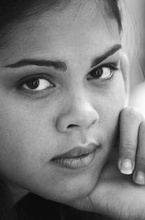
%> input picture 180050038_180050091_203050010_projectImageQuilting/input/transfer/girl.jpg, 145 x 220 px, shrunk from 366 x 554 before the run
$ octave texture_transfer.m   (GNU Octave 9; MATLAB toolbox functions it lacks are replaced by stand-ins)
%> lines starting %> are read from the running program, lines starting %| are printed output that depends on the picture
tran_img = im2double(imread('../input/transfer/girl.jpg'));
%> tran_img: size 220x145x3 double; min 0.0314, max 1, mean 0.49
img = im2double(imread('../input/transfer/fabric.jpg'));
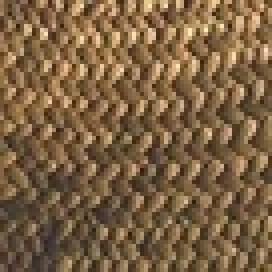
%> input picture 180050038_180050091_203050010_projectImageQuilting/input/transfer/fabric.jpg, 68 x 68 px, shrunk from 170 x 170 before the run (shown 4 times larger)

width = 9;
overlap = 3;
iterations = 2;

inp_texture = rgb2gray(img);
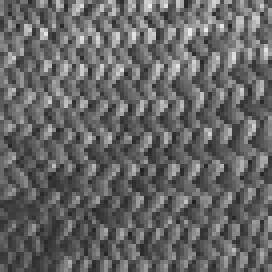
%> inp_texture: size 68x68 double (shown 4 times larger); min 0.129, max 0.923, mean 0.399
tran_texture = rgb2gray(tran_img);
imshow(img);figure;imshow(tran_img);
for iter = 1:iterations

	[m,n] = size(tran_texture);
    out_texture = zeros(m,n);
	out_img = zeros(m,n,3);
	block_len = width+overlap;
    param = 0.4+0.06*(iter-1)/(iterations-1);
%     param=0.1;
	%intialisation
	tran_block = tran_texture(1:block_len,1:block_len);
    first_block = inp_texture(1:block_len,1:block_len);
    sq_tran = conv2(first_block.*first_block,rot90(ones(block_len),2),'valid');
    second_part = 2*conv2(first_block,rot90(tran_block,2),'valid');
    errors = (1-param)*(sum(tran_block.*tran_block,'all')+sq_tran-second_part);
    mini = abs(min(errors,[],'all'));
    [x,y] = find(errors <= mini*1.2);
    rand_num = randi([1 length(x)],1);
    out_img(1:block_len,1:block_len,:) = img(x(rand_num):x(rand_num)+block_len-1,y(rand_num):y(rand_num)+block_len-1,:);
    out_texture(1:block_len,1:block_len) = first_block(x(rand_num):x(rand_num)+block_len-1,y(rand_num):y(rand_num)+block_len-1);

	%for first row
	i = 1;
	mask = zeros(block_len,block_len);
	mask(:,1:overlap)=1;
	for j = [2:floor((n-overlap)/width)]
	    new_block = out_texture((i-1)*width+1:(i-1)*width+block_len,(j-1)*width+1:(j-1)*width+block_len);
        tran_block = tran_texture((i-1)*width+1:i*width+overlap,(j-1)*width+1:j*width+overlap);
        sq_input = conv2(inp_texture.*inp_texture,rot90(mask,2),'valid');
        first_part = 2*conv2(inp_texture,rot90(new_block,2),'valid');
        sq_tran = conv2(inp_texture.*inp_texture,rot90(ones(block_len),2),'valid');
        second_part = 2*conv2(inp_texture,rot90(tran_block,2),'valid');
        errors = (1-param)*(sum(tran_block.*tran_block,'all')+sq_tran-second_part)+param*(sum(new_block.*new_block,'all')+sq_input-first_part);
	    mini = abs(min(errors,[],'all'));
        [x,y] = find(errors <= mini*1.2);
        rand_num = randi([1 length(x)],1);
        updated_block = inp_texture(x(rand_num):x(rand_num)+block_len-1,y(rand_num):y(rand_num)+block_len-1);
        newout_part = img(x(rand_num):x(rand_num)+block_len-1,y(rand_num):y(rand_num)+block_len-1,:);

	    e_vals=(new_block-double(updated_block)).^2;
	    e_vals=e_vals(:,1:overlap);
	    E_vals=zeros(width+overlap,overlap);
	    E_vals(1,:)=e_vals(1,:);
	    argmins=zeros(width+overlap,overlap);
	    path_chosen=zeros(width+overlap,overlap);
	    for i1 = 2:block_len
	        tempor_1=zeros(3,overlap);
	        tempor_1(1,:)=[inf,E_vals(i1-1,1:overlap-1)];
	        tempor_1(2,:)=E_vals(i1-1,:);
	        tempor_1(3,:)=[E_vals(i1-1,2:overlap),inf];
	        tempor_1=tempor_1+e_vals(i1,:);
	        [E_vals(i1,:),argmins(i1,:)]=min(tempor_1);
	    end

	    path_chosen(argmins==2)=0;
	    path_chosen(argmins==1)=-1;
	    path_chosen(argmins==3)=1;
	    bound=zeros(block_len,block_len);
	    [useless1,min_index]=min(E_vals(block_len,:));
	    bound(block_len,1:min_index)=1;
	    for i2=block_len-1:-1:1
	        bound(i2,1:min_index+path_chosen(i2+1,min_index))=1;
	        min_index=min_index+path_chosen(i2+1,min_index);
	    end

        bound = imgaussfilt(bound,1.5);
        img_bound = repmat(bound,[1 1 3]);
        final_block = new_block.*bound + double(updated_block).*(1-bound);
        out_texture((i-1)*width+1:i*width+overlap,(j-1)*width+1:j*width+overlap) = final_block;
        out_img((i-1)*width+1:i*width+overlap,(j-1)*width+1:j*width+overlap,:) = out_img((i-1)*width+1:i*width+overlap,(j-1)*width+1:j*width+overlap,:).*(img_bound)+double(newout_part).*(1-img_bound);
	end

	%for first column
	j = 1;
	mask = zeros(block_len,block_len);
	mask(1:overlap,:)=1;
	for i = 2:floor((m-overlap)/width)
	    new_block = out_texture((i-1)*width+1:(i-1)*width+block_len,(j-1)*width+1:(j-1)*width+block_len);
        tran_block = tran_texture((i-1)*width+1:i*width+overlap,(j-1)*width+1:j*width+overlap);
        sq_input = conv2(inp_texture.*inp_texture,rot90(mask,2),'valid');
        first_part = 2*conv2(inp_texture,rot90(new_block,2),'valid');
        sq_tran = conv2(inp_texture.*inp_texture,rot90(ones(block_len),2),'valid');
        second_part = 2*conv2(inp_texture,rot90(tran_block,2),'valid');
        errors = (1-param)*(sum(tran_block.*tran_block,'all')+sq_tran-second_part)+param*(sum(new_block.*new_block,'all')+sq_input-first_part);
	    mini = abs(min(errors,[],'all'));
        [x,y] = find(errors <= mini*1.2);
        rand_num = randi([1 length(x)],1);
        updated_block = inp_texture(x(rand_num):x(rand_num)+block_len-1,y(rand_num):y(rand_num)+block_len-1);
        newout_part = img(x(rand_num):x(rand_num)+block_len-1,y(rand_num):y(rand_num)+block_len-1,:);

	    yes1=(double(updated_block)-new_block).^2;
	    %e_vals is the value which stores the square of difference
	    %between two overlap patches.
	    e_vals=transpose(yes1(1:overlap,:));
	    %E_vals stores the min error boundary cut penalty values
	    E_vals=zeros(width+overlap,overlap);
	    E_vals(1,:)=e_vals(1,:);
	    %argmins gives the index that we choose at each point
	    %path_chosen consists of information of where to travle from
	    %the rpesent pixel i.e either left or right or bottom.
	    argmins=zeros(width+overlap,overlap);
	    path_chosen=zeros(width+overlap,overlap);
	    for i1 = 2:block_len
	        tempor_1=zeros(3,overlap);
	        tempor_1(1,:)=[inf,e_vals(i1-1,1:overlap-1)];
	        tempor_1(2,:)=e_vals(i1-1,:);
	        tempor_1(3,:)=[e_vals(i1-1,2:overlap),inf];
	        tempor_1=tempor_1+e_vals(i1,:);
	        [E_vals(i1,:),argmins(i1,:)]=min(tempor_1);
	    end

	    path_chosen(argmins==2)=0;
	    path_chosen(argmins==1)=-1;
	    path_chosen(argmins==3)=1;
	    %bound stores information about which pixels belong to the
	    %present adding patch.
	    bound=zeros(block_len,block_len);
	    bound1=zeros(block_len,overlap);
	    [useless1,min_index]=min(E_vals(block_len,:));
	    bound1(block_len,1:min_index)=1;
	    for i2=block_len-1:-1:1
	        bound1(i2,1:min_index+path_chosen(i2+1,min_index))=1;
	        min_index=min_index+path_chosen(i2+1,min_index);
	    end
	    bound(1:overlap,:)=transpose(bound1);

      	bound = imgaussfilt(bound,1.5);
        img_bound = repmat(bound,[1 1 3]);
        final_block = new_block.*bound + double(updated_block).*(1-bound);
        out_texture((i-1)*width+1:i*width+overlap,(j-1)*width+1:j*width+overlap) = final_block;
        out_img((i-1)*width+1:i*width+overlap,(j-1)*width+1:j*width+overlap,:) = out_img((i-1)*width+1:i*width+overlap,(j-1)*width+1:j*width+overlap,:).*(img_bound)+double(newout_part).*(1-img_bound);
end

	%remaining image
	mask = zeros(block_len,block_len);
	mask(1:overlap,:)=1;
	mask(:,1:overlap)=1;
	for i = 2:floor((m-overlap)/width)
		for j = 2:floor((n-overlap)/width)
	        new_block = out_texture((i-1)*width+1:(i-1)*width+block_len,(j-1)*width+1:(j-1)*width+block_len);
	        tran_block = tran_texture((i-1)*width+1:i*width+overlap,(j-1)*width+1:j*width+overlap);
	        sq_input = conv2(inp_texture.*inp_texture,rot90(mask,2),'valid');
	        first_part = 2*conv2(inp_texture,rot90(new_block,2),'valid');
	        sq_tran = conv2(inp_texture.*inp_texture,rot90(ones(block_len),2),'valid');
	        second_part = 2*conv2(inp_texture,rot90(tran_block,2),'valid');
	        errors = (1-param)*(sum(tran_block.*tran_block,'all')+sq_tran-second_part)+param*(sum(new_block.*new_block,'all')+sq_input-first_part);
		    mini = abs(min(errors,[],'all'));
	        [x,y] = find(errors <= mini*1.2);
	        rand_num = randi([1 length(x)],1);
	        updated_block = inp_texture(x(rand_num):x(rand_num)+block_len-1,y(rand_num):y(rand_num)+block_len-1);
	        newout_part = img(x(rand_num):x(rand_num)+block_len-1,y(rand_num):y(rand_num)+block_len-1,:);

	        yes1=(double(updated_block)-new_block).^2;
	        e_vals1=yes1(:,1:overlap);
	        E_vals1=zeros(block_len,overlap);
	        E_vals1(block_len,:)=e_vals1(block_len,:);
	        argmins1=zeros(width+overlap,overlap);
	        path_chosen1=zeros(width+overlap,overlap);
	        for i1 = block_len-1:-1:1
	            tempor_1=zeros(3,overlap);
	            tempor_1(1,:)=[inf,e_vals1(i1+1,1:overlap-1)];
	            tempor_1(2,:)=e_vals1(i1+1,:);
	            tempor_1(3,:)=[e_vals1(i1+1,2:overlap),inf];
	            tempor_1=tempor_1+e_vals1(i1,:);
	            [E_vals1(i1,:),argmins1(i1,:)]=min(tempor_1);
	        end

	        path_chosen1(argmins1==2)=0;
	        path_chosen1(argmins1==1)=-1;
	        path_chosen1(argmins1==3)=1;
	        e_vals2=transpose(yes1(1:overlap,:));
	        E_vals2=zeros(block_len,overlap);
	        E_vals2(block_len,:)=e_vals2(block_len,:);
	        argmins2=zeros(width+overlap,overlap);
	        path_chosen2=zeros(width+overlap,overlap);
	        for i1 = block_len-1:-1:1
	            tempor_1=zeros(3,overlap);
	            tempor_1(1,:)=[inf,e_vals2(i1+1,1:overlap-1)];
	            tempor_1(2,:)=e_vals2(i1+1,:);
	            tempor_1(3,:)=[e_vals2(i1+1,2:overlap),inf];
	            tempor_1=tempor_1+e_vals2(i1,:);
	            [E_vals2(i1,:),argmins2(i1,:)]=min(tempor_1);
	        end

	        path_chosen2(argmins2==2)=0;
	        path_chosen2(argmins2==1)=-1;
	        path_chosen2(argmins2==3)=1;
	        E_vals_com=E_vals1(1:overlap,:)+E_vals2(1:overlap,:);
	        [useless1,ind_val]=min(diag(E_vals_com));
	        bound=zeros(block_len,block_len);
	        bound(1:ind_val,1:ind_val)=1;
	        min_index=ind_val;
	        for i2=ind_val+1:block_len
	            bound(i2,1:min_index+path_chosen1(i2-1,min_index))=1;
	            min_index=min_index+path_chosen1(i2-1,min_index);
	        end
	        min_index=ind_val;
	        for i2=ind_val+1:block_len
	            bound(1:min_index+path_chosen1(i2-1,min_index),i2)=1;
	            min_index=min_index+path_chosen2(i2-1,min_index);
	        end

            bound = imgaussfilt(bound,1.5);
            img_bound = repmat(bound,[1 1 3]);
            final_block = new_block.*bound + double(updated_block).*(1-bound);
            out_texture((i-1)*width+1:i*width+overlap,(j-1)*width+1:j*width+overlap) = final_block;
            out_img((i-1)*width+1:i*width+overlap,(j-1)*width+1:j*width+overlap,:) = out_img((i-1)*width+1:i*width+overlap,(j-1)*width+1:j*width+overlap,:).*(img_bound)+double(newout_part).*(1-img_bound);

	    end
	end
    final_img = out_img(1:m-overlap,1:n-overlap,:);
	tran_texture = out_texture;
    width = floor(width*0.7);
    overlap = overlap-2;
    figure;imshow(final_img);
end
%> this loop made 2 passes
%> pass 1, `final_img = out_img(1:m-overlap,1:n-overlap,:);`:
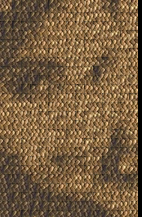
%> final_img: size 217x142x3 double; mean R, G, B 0.467, 0.368, 0.252
%> pass 1, `tran_texture = out_texture;`:
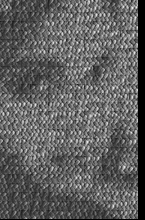
%> tran_texture: size 220x145 double; min 0, max 0.923, mean 0.374
%> pass 2, `final_img = out_img(1:m-overlap,1:n-overlap,:);`:
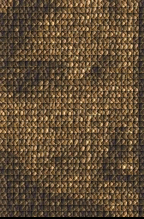
%> final_img: size 219x144x3 double; mean R, G, B 0.385, 0.304, 0.213
%> pass 2, `tran_texture = out_texture;`:
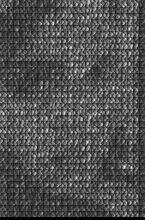
%> tran_texture: size 220x145 double; min 0, max 0.914, mean 0.316
%> after the loop:
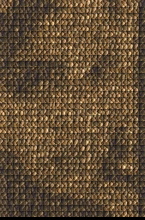
%> out_img: size 220x145x3 double; mean R, G, B 0.382, 0.303, 0.211
%> after the loop, E_vals = [0.0272; 0.0346; 0.0448; 0.0386; 0.00902; 0.012; 0.0386]; E_vals1 = [0.00249; 0.00248; 0.00324; 0.0578; 0.0654; 0.0146; 0.00503]; E_vals2 = [0.0155; 0.0143; 2.56e-06; 0.000645; 0.0456; 0.0476; 0.00257]; argmins = [0; 2; 2; 2; 2; 2; 2]; argmins1 = [2; 2; 2; 2; 2; 2; 0]; argmins2 = [2; 2; 2; 2; 2; 2; 0]; bound = [0.867 0.768 0.689 0.649 0.635 0.635 0.635; 0.768 0.596 0.459 0.388 0.365 0.365 0.365; 0.689 0.459 0.274 0.179 0.148 0.148 0.148; 0.649 0.388 0.179 0.0719 0.0366 0.0366 0.0366; 0.635 0.365 0.148 0.0366 0 0 0; 0.635 0.365 0.148 0.0366 0 0 0; 0.635 0.365 0.148 0.0366 0 0 0]; bound1 = [1; 1; 1; 1; 1; 1; 1]; mask = [1 1 1 1 1 1 1; 1 0 0 0 0 0 0; 1 0 0 0 0 0 0; 1 0 0 0 0 0 0; 1 0 0 0 0 0 0; 1 0 0 0 0 0 0; 1 0 0 0 0 0 0]; overlap = -1; path_chosen = [0; 0; 0; 0; 0; 0; 0]; path_chosen1 = [0; 0; 0; 0; 0; 0; 0]; path_chosen2 = [0; 0; 0; 0; 0; 0; 0]; tempor_1 = [Inf; 0.0155; Inf]; width = 4
